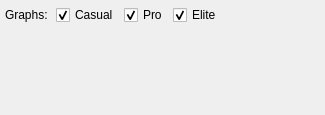
<?xml version="1.0" encoding="UTF-8"?>
<ui version="4.0">
 <class>StatsChart</class>
 <widget class="QWidget" name="StatsChart">
  <property name="geometry">
   <rect>
    <x>0</x>
    <y>0</y>
    <width>325</width>
    <height>115</height>
   </rect>
  </property>
  <property name="windowTitle">
   <string>Score Charts</string>
  </property>
  <property name="windowIcon">
   <iconset resource="res.qrc">
    <normaloff>:/General/Images/Charts.png</normaloff>:/General/Images/Charts.png</iconset>
  </property>
  <layout class="QVBoxLayout" name="mainLayout">
   <property name="spacing">
    <number>5</number>
   </property>
   <property name="leftMargin">
    <number>5</number>
   </property>
   <property name="topMargin">
    <number>5</number>
   </property>
   <property name="rightMargin">
    <number>5</number>
   </property>
   <property name="bottomMargin">
    <number>5</number>
   </property>
   <item>
    <layout class="QHBoxLayout" name="layout_ModeVisibilitySection">
     <property name="spacing">
      <number>5</number>
     </property>
     <property name="leftMargin">
      <number>0</number>
     </property>
     <property name="topMargin">
      <number>0</number>
     </property>
     <property name="rightMargin">
      <number>0</number>
     </property>
     <property name="bottomMargin">
      <number>0</number>
     </property>
     <item>
      <widget class="QLabel" name="label_Graphs">
       <property name="text">
        <string>Graphs: </string>
       </property>
      </widget>
     </item>
     <item>
      <widget class="QCheckBox" name="checkBox_Casual">
       <property name="text">
        <string>Casual</string>
       </property>
       <property name="checked">
        <bool>true</bool>
       </property>
      </widget>
     </item>
     <item>
      <widget class="QCheckBox" name="checkBox_Pro">
       <property name="text">
        <string>Pro</string>
       </property>
       <property name="checked">
        <bool>true</bool>
       </property>
      </widget>
     </item>
     <item>
      <widget class="QCheckBox" name="checkBox_Elite">
       <property name="text">
        <string>Elite</string>
       </property>
       <property name="checked">
        <bool>true</bool>
       </property>
      </widget>
     </item>
     <item>
      <spacer name="horizontalSpacer">
       <property name="orientation">
        <enum>Qt::Horizontal</enum>
       </property>
       <property name="sizeHint" stdset="0">
        <size>
         <width>40</width>
         <height>20</height>
        </size>
       </property>
      </spacer>
     </item>
    </layout>
   </item>
   <item>
    <widget class="QCustomPlot" name="widget_StatsChart" native="true"/>
   </item>
  </layout>
 </widget>
 <customwidgets>
  <customwidget>
   <class>QCustomPlot</class>
   <extends>QWidget</extends>
   <header>qcustomplot.h</header>
   <container>1</container>
  </customwidget>
 </customwidgets>
 <resources>
  <include location="res.qrc"/>
 </resources>
 <connections/>
</ui>
